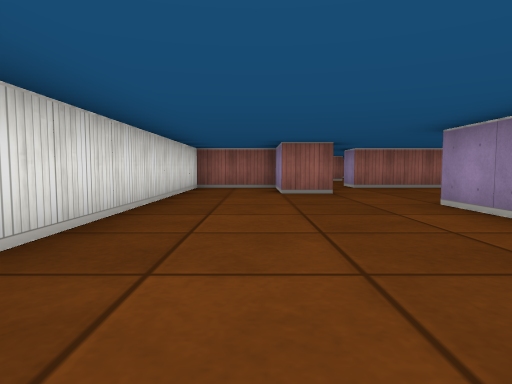
View 1 (above)

24 first-person views from a walk through a cub3D level. The camera is about half as high as the walls, tilts 4° down and sees 75° across. The floor is counted in squares. Each view is taken from the middle of a square. On the plan, view 1 faces up. The plan holds only what a view shows up to about 9 squares ahead; the rest is blank.

View 2
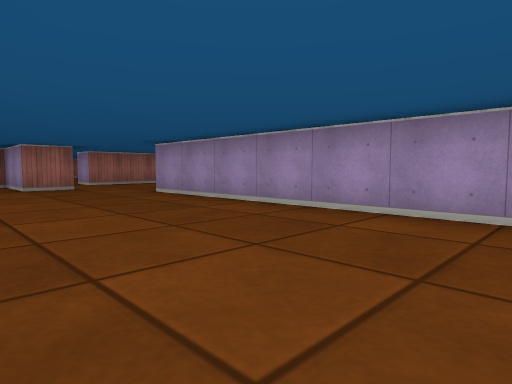

View 3
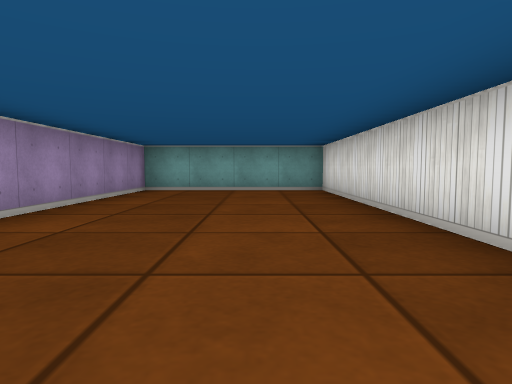

View 4
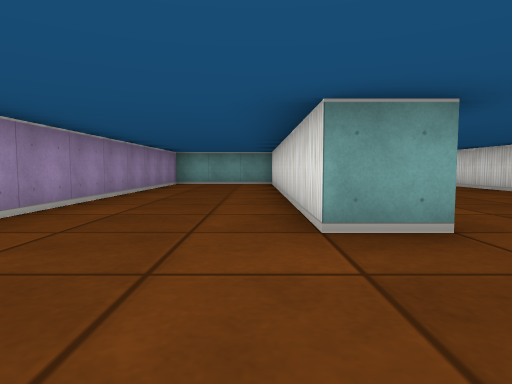

View 5
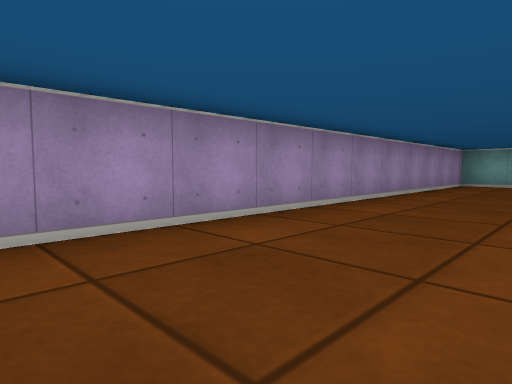

View 6
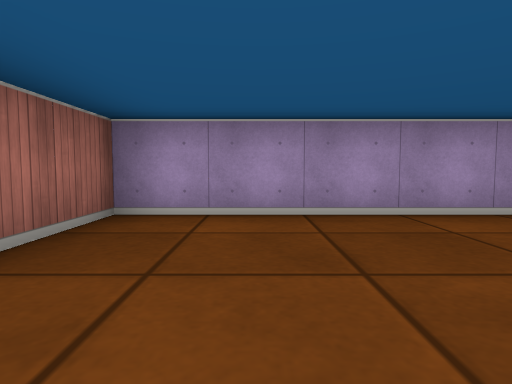

View 7
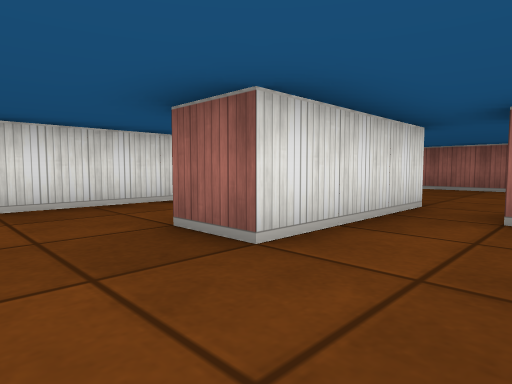

View 8
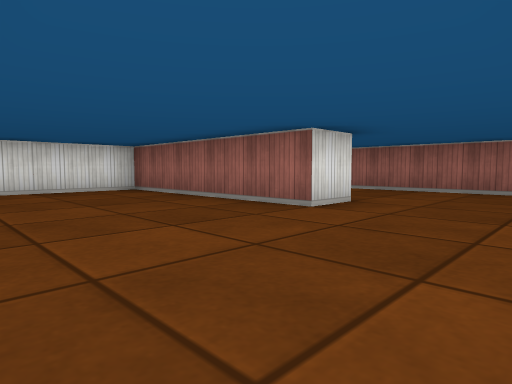

View 9
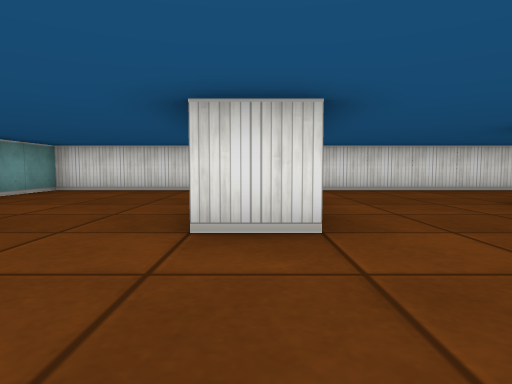

View 10
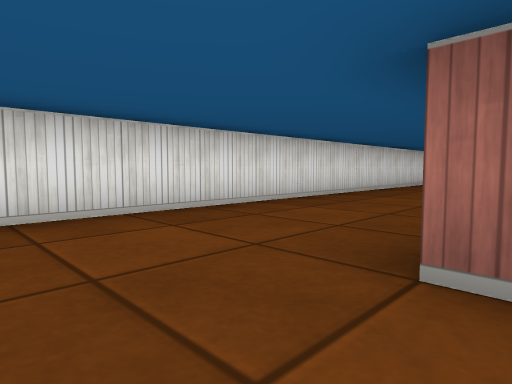

View 11
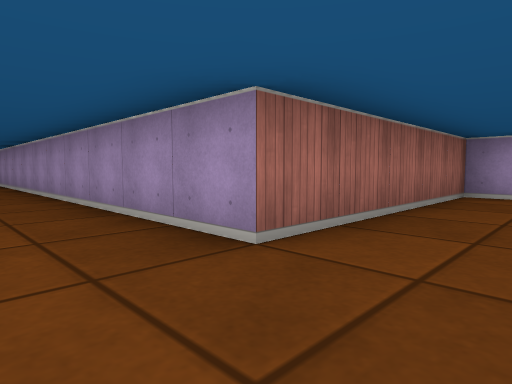

View 12
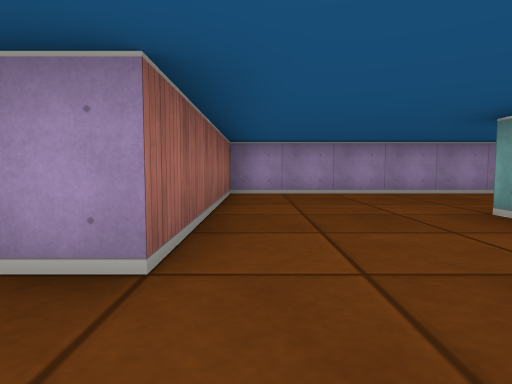

View 13
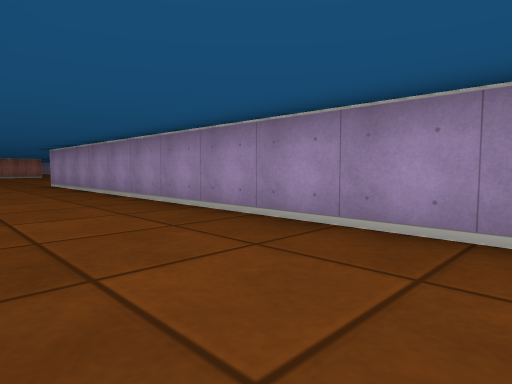

View 14
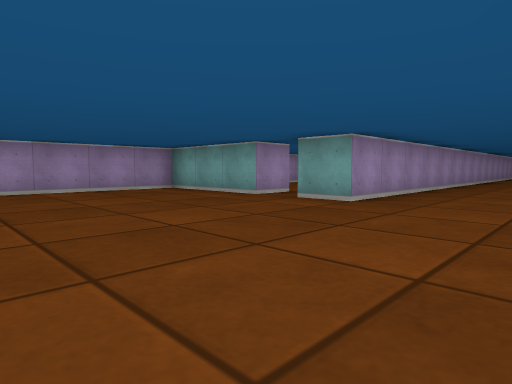

View 15
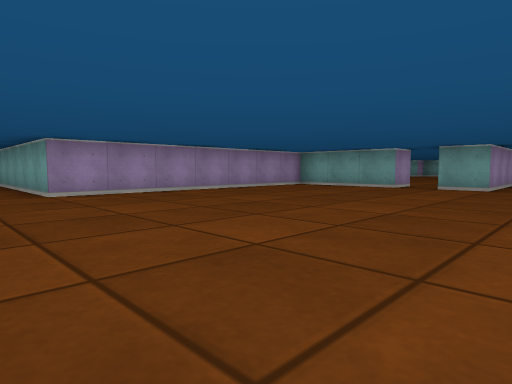

View 16
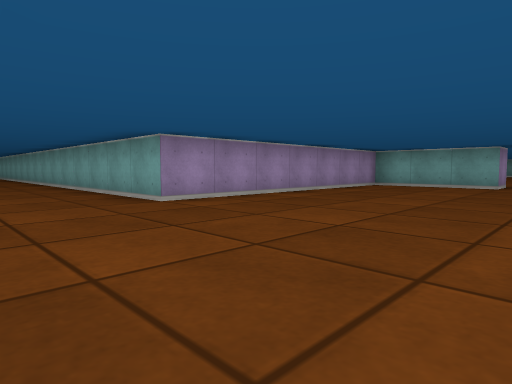

View 17
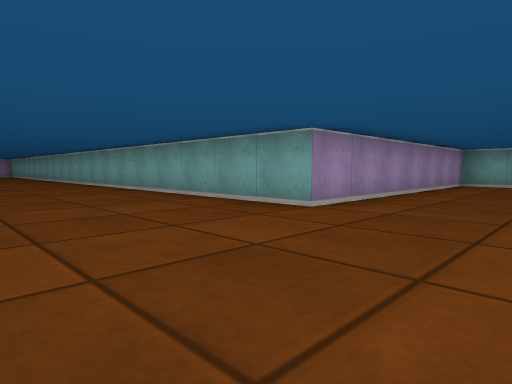

View 18
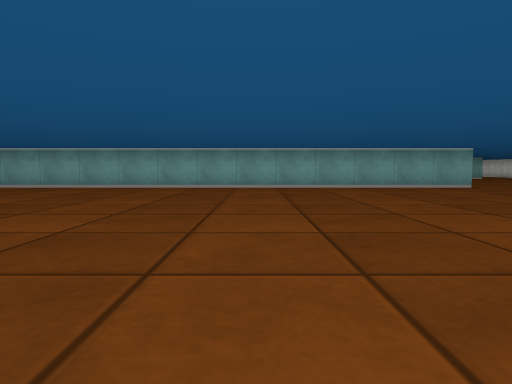

View 19
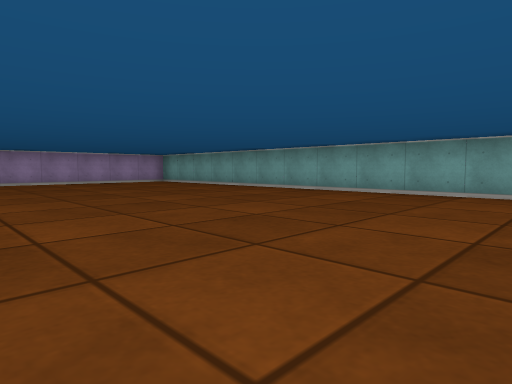

View 20
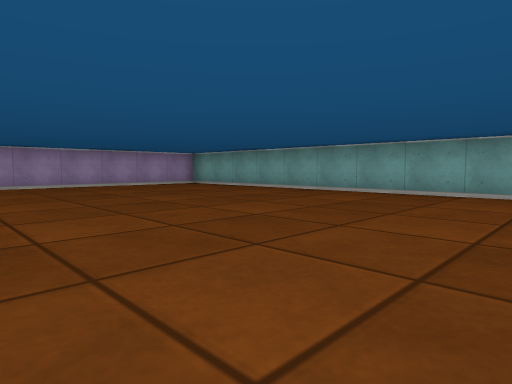

View 21
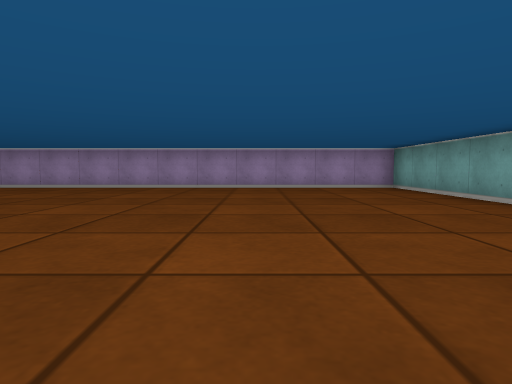

View 22
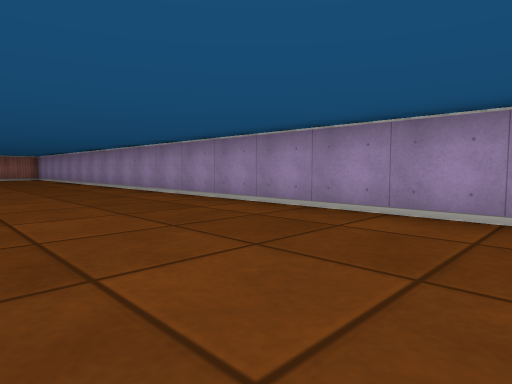

View 23
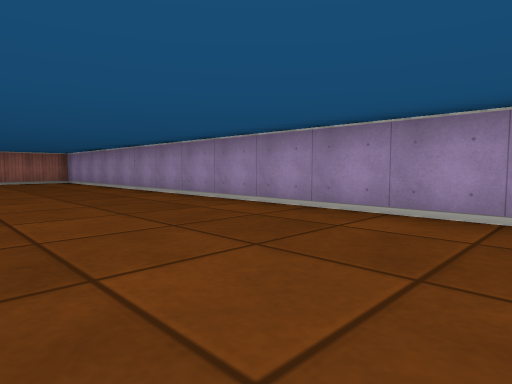

View 24
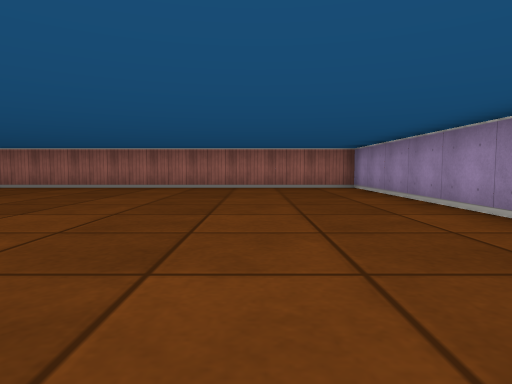

### Floor plan
Points are (right, up) in squares from view 1. A wall is a line through its corners. A room is listed if a view was taken in it or the views show most of it. See-through windows are left out.
Room 1 (views 1, 2, 3, 7)
walls: (1.5, 6.5) (0.5, 6.5) (0.5, 8.5) (-1.5, 8.5) (-1.5, -3.5) (2.5, -3.5) (2.5, 4.5) (3.5, 4.5)
ways out: opening at (2, 5.3) to room 2
Room 2 (views 4, 5, 6)
walls: (3.5, 4.5) (3.5, -1.8); (5.4, -3.5) (6.5, -3.5) (6.5, 8.5) (2.5, 8.5) (2.5, 9); (1.5, 9.6) (1.5, 6.5)
ways out: opening at (2, 5.3) to room 1; opening at (2, 9) to room 3
Room 3 (views 8, 9, 10, 11, 12, 13, 14, 15, 16, 17, 18, 19, 20, 21, 22, 23, 24)
walls: (3.5, 32.5) (6.5, 32.5) (6.5, 39.5) (26.5, 39.5) (26.5, 62.5) (17.4, 62.5); (-1.5, 25.4) (-1.5, 15.5); (3.5, 14.6) (3.5, 13.5) (-1.5, 13.5) (-1.5, 9.5) (0.2, 9.5); (6.5, 12.2) (6.5, 17.5) (1.5, 17.5) (1.5, 32.5) (2.5, 32.5)
ways out: opening at (2, 9) to room 2; opening at (3, 32)

Where each view was taken, in squares from view 1:
view 1: 0 up, 0 right, facing up
view 2: 2 down, 1 left, facing up-right
view 3: 4 up, 0 right, facing down
view 4: 7 up, 4 right, facing down
view 5: 7 up, 4 right, facing down-right
view 6: 7 up, 3 right, facing right
view 7: 5 up, 3 right, facing up-left
view 8: 10 up, 6 right, facing up-left
view 9: 14 up, 6 right, facing left
view 10: 16 up, 2 right, facing up-left
view 11: 16 up, 0 right, facing up-right
view 12: 17 up, 0 right, facing right
view 13: 22 up, 1 left, facing up-right
view 14: 37 up, 1 left, facing down-right
view 15: 41 up, 0 right, facing down-right
view 16: 42 up, 2 right, facing down-right
view 17: 43 up, 4 right, facing down-right
view 18: 48 up, 12 right, facing down
view 19: 46 up, 15 right, facing down-right
view 20: 46 up, 17 right, facing down-right
view 21: 43 up, 18 right, facing right
view 22: 46 up, 23 right, facing up-right
view 23: 50 up, 23 right, facing up-right
view 24: 54 up, 24 right, facing up
